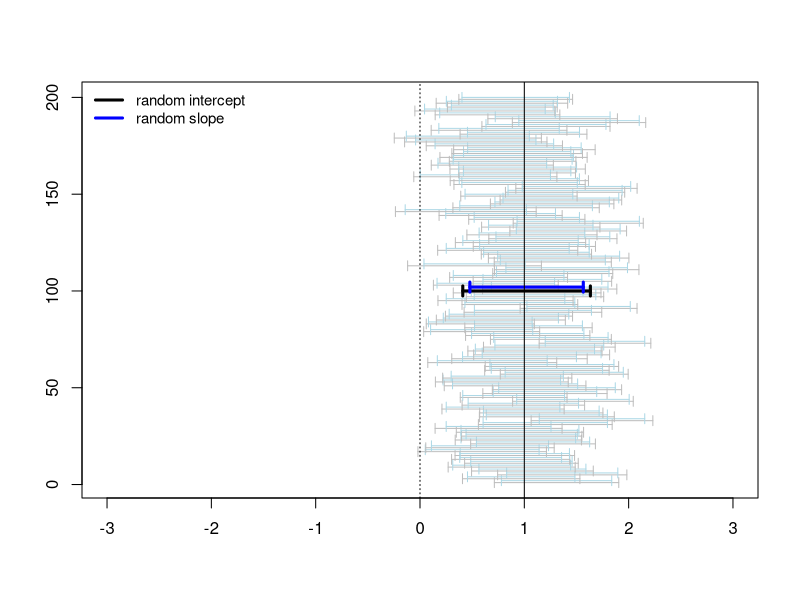
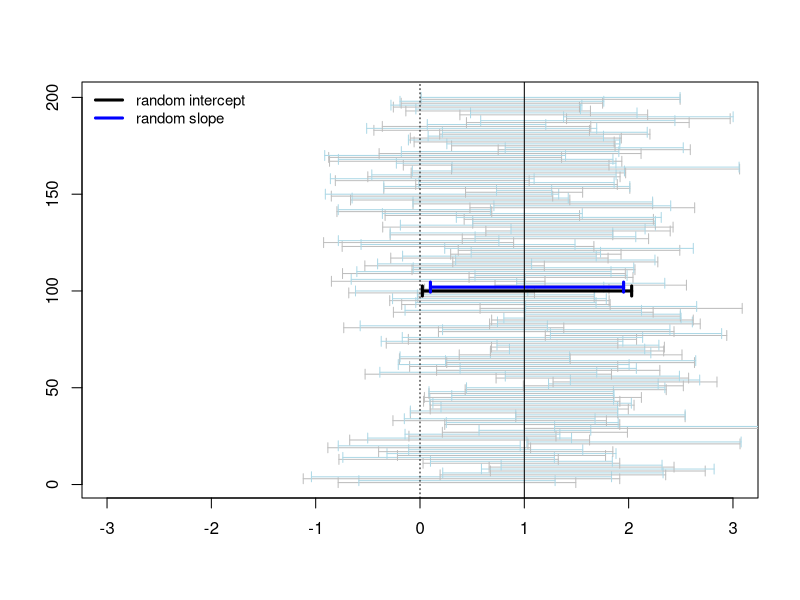
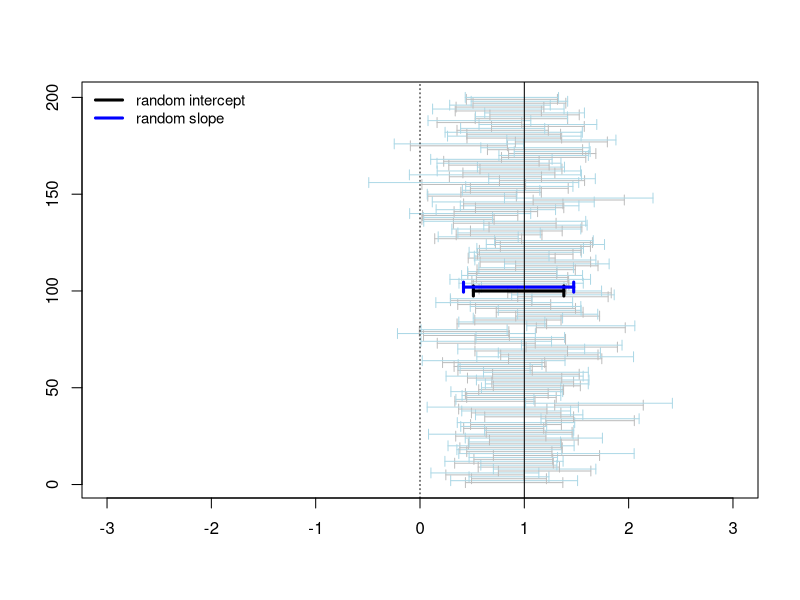
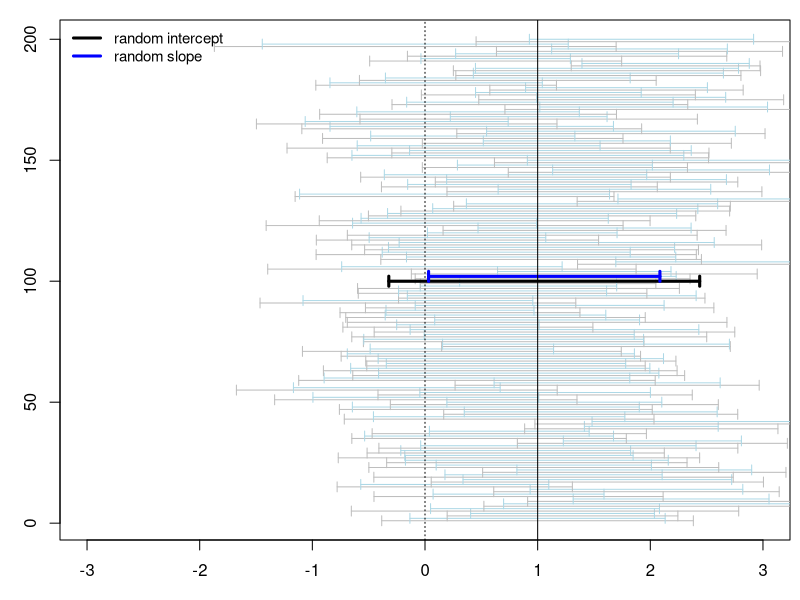
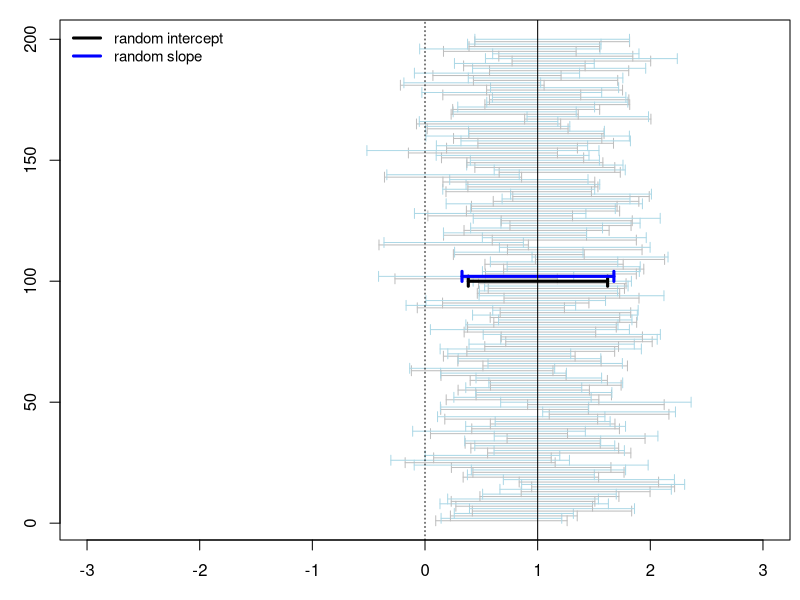

Write R code to recreate these figures, in order.
library(lme4)

###############################################################################

sim_cis <- function(form1, form2, data, params, test_par, nsim = 100) {
  cis <- replicate(nsim, {
    y <- simulate(formula(gsub("^y", "", form2)),
                  newdata = data,
                  newparams = params)$sim_1
    m0 <- lmer(formula(form1), dat)
    m1 <- lmer(formula(form2), dat)
    matrix(c(confint(m0, par = test_par, method = "Wald") |> as.numeric(),
             confint(m1, par = test_par, method = "Wald") |> as.numeric()),
           nrow = 2, byrow = TRUE)
    }, simplify = FALSE
  )
  dat_ci <- as.data.frame(do.call(rbind, cis))
  names(dat_ci) <- c("lb", "ub")
  dat_ci$true_par <- tail(params$beta, 1)
  dat_ci$model <- factor(c("random intercept", "random slope"))
  dat_ci
}

plot_cis <- function(data) {
  plot(I(1:nrow(data)) ~ lb, data, type = "n", xlim = c(-3, 3),
       xlab = "", ylab = "")
  arrows(data$lb, 1:nrow(data), data$ub, 1:nrow(data),
         code = 3, angle = 90, length = 0.05,
         col = c("gray", "lightblue")[data$model])
  with(
    aggregate(cbind(lb, ub) ~ model, data, mean),
    arrows(lb, c(nrow(data) / 2, nrow(data) / 2 + 2),
           ub, c(nrow(data) / 2, nrow(data) / 2 + 2),
           code = 3, angle = 90, length = 0.05,
           col = c("black", "blue"), lwd = 3)
  )
  abline(v = c(0, unique(data$true_par)), lty = c(3, 1))
  legend("topleft", c("random intercept", "random slope"), lty = 1,
         col = c("black", "blue"), lwd = 3, bty = "n", cex = .9)
}

###############################################################################

nsubj <- 10
nitem <- 5

#----- 2x2 within design ------------------------------------------------------

dat <- expand.grid(A = factor(c("a1", "a2")),
                   B = factor(c("b1", "b2")),
                   id = factor(1:nsubj))

# y = mu + a2 + b2 + a2b2 + p + pa + pb + e

beta  <- c(3, .5, .5, 1)
sp    <- c(1, .8, .6)
r     <- -.5
se    <- 1
S     <- r * sp %o% sp; diag(S) <- sp^2
Lt    <- chol(S) / se
theta <- t(Lt)[lower.tri(Lt, diag = TRUE)]

dat_ci <- sim_cis("y ~ A * B + (1 | id)",
                  "y ~ A * B + (A + B | id)",
                  data = dat,
                  params = list(beta = beta, theta = theta, sigma = se),
                  test_par = "Aa2:Bb2")

pdf("slides/figures/nico_cis_2x2design_1obs.pdf",
    width = 3.375, height = 3.375, pointsize = 10)
par(mai = c(.6, .6, .2, .1), mgp = c(2.4, 1, 0))
plot_cis(dat_ci)
dev.off()

# Power
mean(dat_ci$lb[dat_ci$model == "random intercept"] > 0)
mean(dat_ci$lb[dat_ci$model == "random slope"] > 0)

#----- crossed random effects -------------------------------------------------

dat <- expand.grid(A = factor(c("a1", "a2")),
                   B = factor(c("b1", "b2")),
                   item = factor(1:nitem),
                   id = factor(1:nsubj))

# y = mu + a2 + b2 + a2b2 + p + pa + pb + w + e

beta   <- c(3, .5, .5, 1)
sp     <- c(1, .8, .6)
r      <- -.5
se     <- 1
S      <- r * sp %o% sp; diag(S) <- sp^2
Lt     <- chol(S) / se
theta  <- t(Lt)[lower.tri(Lt, diag = TRUE)]
sw     <- 1
theta2 <- c(theta, sw / se)

dat_ci <- sim_cis("y ~ A * B + (1 | id) + (1 | item)",
                  "y ~ A * B + (A + B | id) + (1 | item)",
                  data = dat,
                  params = list(beta = beta, theta = theta2, sigma = se),
                  test_par = "Aa2:Bb2")

plot_cis(dat_ci)

# Power
mean(dat_ci$lb[dat_ci$model == "random intercept"] > 0)
mean(dat_ci$lb[dat_ci$model == "random slope"] > 0)

#----- crossed random effects with interaction --------------------------------

dat <- expand.grid(A = factor(c("a1", "a2")),
                   B = factor(c("b1", "b2")),
                   item = factor(1:nitem),
                   id = factor(1:nsubj))

# y = mu + a2 + b2 + a2b2 + p + pa + pb + papb + w + e

sp     <- c(.4, .8, .6, .4)
r      <- -.2
S      <- r * sp %o% sp; diag(S) <- sp^2
Lt     <- chol(S) / se
theta  <- t(Lt)[lower.tri(Lt, diag = TRUE)]
sw     <- 1
theta2 <- c(theta, sw / se)

dat_ci <- sim_cis("y ~ A * B + (1 | id) + (1 | item)",
                  "y ~ A * B + (A * B | id) + (1 | item)",
                  data = dat,
                  params = list(beta = beta, theta = theta2, sigma = se),
                  test_par = "Aa2:Bb2")

pdf("slides/figures/nico_cis_2x2design_5obs.pdf",
    width = 3.375, height = 3.375, pointsize = 10)
par(mai = c(.6, .6, .2, .1), mgp = c(2.4, 1, 0))
plot_cis(dat_ci)
dev.off()

# Power
mean(dat_ci$lb[dat_ci$model == "random intercept"] > 0)
mean(dat_ci$lb[dat_ci$model == "random slope"] > 0)

#----- one within factor ------------------------------------------------------

dat <- expand.grid(A = factor(c("a1", "a2", "a3")),
                   id = factor(1:nsubj))

# y = mu + a2 + a3 + p + pa2 + pa3 + e

beta  <- c(3, .5, 1)
se    <- 1
sp    <- c(1, .8, .6)
theta <- sp / se

dat_ci <- sim_cis("y ~ A + (1 | id)",
                  "y ~ A + (1 | id) + (0 + dummy(A, 'a2') | id) + (0 + dummy(A, 'a3') | id)",
                  data = dat,
                  params = list(beta = beta, theta = theta, sigma = se),
                  test_par = "Aa3")

plot_cis(dat_ci)

# Power
mean(dat_ci$lb[dat_ci$model == "random intercept"] > 0)
mean(dat_ci$lb[dat_ci$model == "random slope"] > 0)

#----- crossed random effects -------------------------------------------------

dat <- expand.grid(A = factor(c("a1", "a2", "a3")),
                   item = factor(1:nitem),
                   id = factor(1:nsubj))

# y = mu + a2 + a3 + p + pa + w + e

beta   <- c(3, .5, 1)
se     <- 1
sp     <- c(1, .8, .6)
theta  <- sp / se
sw     <- 1
theta2 <- c(sp / se, sw / se)

dat_ci <- sim_cis("y ~ A + (1 | id) + (1 | item)",
                  "y ~ A + (1 | id) + (0 + dummy(A, 'a2') | id) + (0 + dummy(A, 'a3') | id) + (1 | item)",
                  data = dat,
                  params = list(beta = beta, theta = theta2, sigma = se),
                  test_par = "Aa3")

plot_cis(dat_ci)

# Power
mean(dat_ci$lb[dat_ci$model == "random intercept"] > 0)
mean(dat_ci$lb[dat_ci$model == "random slope"] > 0)
